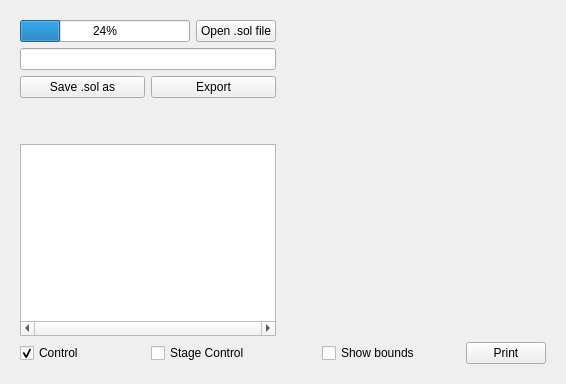
      <widget class="QWidget" name="tabVisualization">
       <attribute name="title">
        <string>&amp;Visualization</string>
       </attribute>
       <layout class="QVBoxLayout" name="verticalLayout_13">
        <item>
         <widget class="QWidget" name="mainvisu_widget" native="true">
          <property name="sizePolicy">
           <sizepolicy hsizetype="Preferred" vsizetype="Preferred">
            <horstretch>0</horstretch>
            <verstretch>0</verstretch>
           </sizepolicy>
          </property>
          <layout class="QGridLayout" name="gridLayout">
           <item row="0" column="1">
            <widget class="QWidget" name="visu_widget" native="true">
             <property name="sizePolicy">
              <sizepolicy hsizetype="Expanding" vsizetype="Expanding">
               <horstretch>1</horstretch>
               <verstretch>1</verstretch>
              </sizepolicy>
             </property>
             <property name="statusTip">
              <string>Zoom in by selecting a part of a figure and right click to zoom out</string>
             </property>
            </widget>
           </item>
           <item row="1" column="0">
            <layout class="QHBoxLayout" name="horizontalLayout_17"/>
           </item>
           <item row="2" column="0">
            <layout class="QHBoxLayout" name="horizontalLayout_25">
             <item>
              <widget class="QCheckBox" name="checkBoxControl">
               <property name="text">
                <string>Control</string>
               </property>
               <property name="checked">
                <bool>true</bool>
               </property>
              </widget>
             </item>
             <item>
              <widget class="QCheckBox" name="checkBoxStageControl">
               <property name="text">
                <string>Stage Control</string>
               </property>
               <property name="checked">
                <bool>false</bool>
               </property>
              </widget>
             </item>
            </layout>
           </item>
           <item row="2" column="1">
            <layout class="QHBoxLayout" name="horizontalLayout_12">
             <item>
              <spacer name="horizontalSpacer_8">
               <property name="orientation">
                <enum>Qt::Horizontal</enum>
               </property>
               <property name="sizeHint" stdset="0">
                <size>
                 <width>40</width>
                 <height>20</height>
                </size>
               </property>
              </spacer>
             </item>
             <item>
              <widget class="QCheckBox" name="checkBoxShowVariablesBounds">
               <property name="text">
                <string>Show bounds</string>
               </property>
              </widget>
             </item>
             <item>
              <spacer name="horizontalSpacer_15">
               <property name="orientation">
                <enum>Qt::Horizontal</enum>
               </property>
               <property name="sizeHint" stdset="0">
                <size>
                 <width>40</width>
                 <height>20</height>
                </size>
               </property>
              </spacer>
             </item>
             <item>
              <widget class="QPushButton" name="print_pushButton">
               <property name="text">
                <string>Print</string>
               </property>
              </widget>
             </item>
            </layout>
           </item>
           <item row="0" column="0">
            <layout class="QVBoxLayout" name="verticalLayout_14">
             <item>
              <layout class="QHBoxLayout" name="horizontalLayout_16">
               <item>
                <widget class="QProgressBar" name="solution_progressBar">
                 <property name="enabled">
                  <bool>true</bool>
                 </property>
                 <property name="value">
                  <number>24</number>
                 </property>
                </widget>
               </item>
               <item>
                <widget class="QPushButton" name="loadsolfile_pushButton">
                 <property name="text">
                  <string>Open .sol file</string>
                 </property>
                 <property name="icon">
                  <iconset resource="resources_bocop.qrc">
                   <normaloff>:/icons/doc-open</normaloff>:/icons/doc-open</iconset>
                 </property>
                </widget>
               </item>
              </layout>
             </item>
             <item>
              <widget class="QLineEdit" name="solfile_lineEdit">
               <property name="sizePolicy">
                <sizepolicy hsizetype="Minimum" vsizetype="Fixed">
                 <horstretch>0</horstretch>
                 <verstretch>0</verstretch>
                </sizepolicy>
               </property>
              </widget>
             </item>
             <item>
              <layout class="QHBoxLayout" name="horizontalLayout_4">
               <property name="topMargin">
                <number>0</number>
               </property>
               <item>
                <widget class="QPushButton" name="saveAsPushButton">
                 <property name="statusTip">
                  <string>Save problem.sol as it is</string>
                 </property>
                 <property name="text">
                  <string>Save .sol as</string>
                 </property>
                </widget>
               </item>
               <item>
                <widget class="QPushButton" name="export_pushButton">
                 <property name="statusTip">
                  <string>Save files used to draw graphs</string>
                 </property>
                 <property name="text">
                  <string>Export</string>
                 </property>
                </widget>
               </item>
              </layout>
             </item>
             <item>
              <layout class="QVBoxLayout" name="verticalLayout_4">
               <item>
                <widget class="QLabel" name="objective_label">
                 <property name="text">
                  <string/>
                 </property>
                </widget>
               </item>
               <item>
                <widget class="QLabel" name="constraints_label">
                 <property name="text">
                  <string/>
                 </property>
                </widget>
               </item>
               <item>
                <widget class="QTreeView" name="visu_treeView">
                 <property name="sizePolicy">
                  <sizepolicy hsizetype="Minimum" vsizetype="Expanding">
                   <horstretch>0</horstretch>
                   <verstretch>0</verstretch>
                  </sizepolicy>
                 </property>
                 <property name="horizontalScrollBarPolicy">
                  <enum>Qt::ScrollBarAlwaysOn</enum>
                 </property>
                 <property name="editTriggers">
                  <set>QAbstractItemView::NoEditTriggers</set>
                 </property>
                </widget>
               </item>
              </layout>
             </item>
            </layout>
           </item>
          </layout>
         </widget>
        </item>
       </layout>
      </widget>
